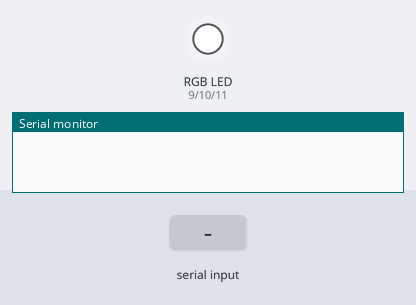
This sketch was run on a simulated Arduino Uno, built with avr-gcc and run on an emulated ATmega328P. Parts: an RGB LED mixed from three pins (HIGH = lit), the last lines printed to the serial monitor. Inputs (shaded band) come from the test bench. Dim RGB values are drawn brighter than linear.

Above: at 1.2 s.
1.3 s: "90,45,200\n" received over Serial
At 1.6 s:
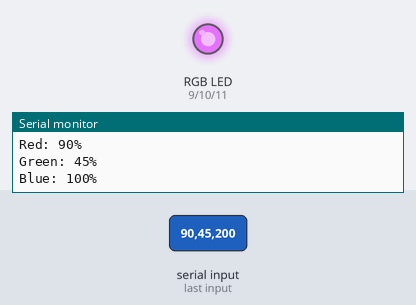
2.8 s: "30,150,10\n" received over Serial
At 3.9 s:
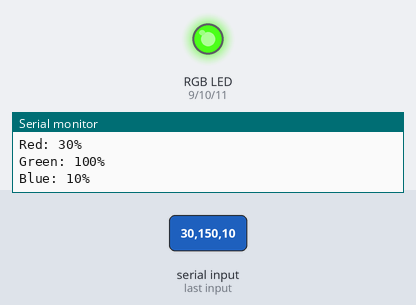
4.3 s: "90,45\n" received over Serial
At 5.2 s:
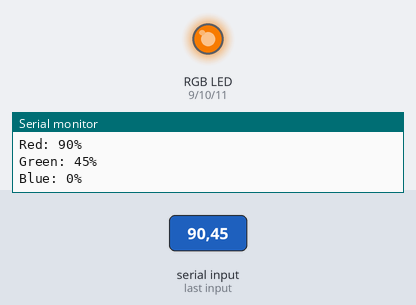
5.8 s: "5\n" received over Serial
At 6.6 s:
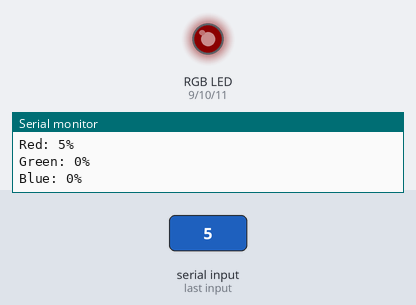
7.3 s: "200\n" received over Serial
At 7.8 s:
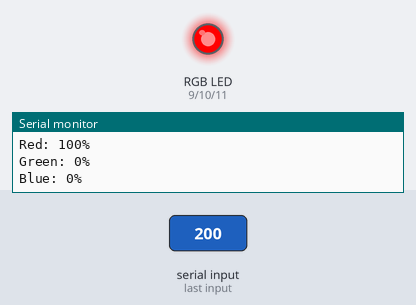
8.8 s: "1,90\n" received over Serial
At 9.8 s:
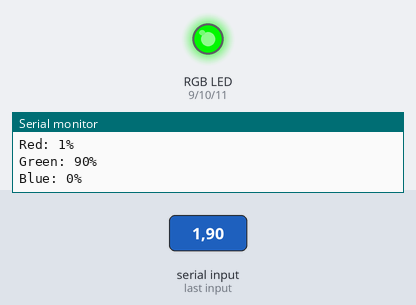
Timing chart, 0 to 11.3 s (numbered marks = the images above; inputs shaded):
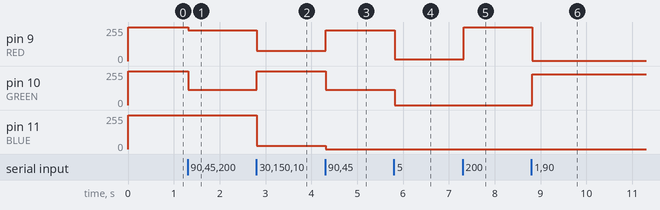

The sketch:

book_example__3_led_flashing.ino
```cpp
// David Garrett
// 10-27-21
// CH7 Lab Controlling LEDs using serial input Part 2

#define ArrayLength(x) (sizeof(x) / sizeof(x[0]))

//Sending Multiple Variables at Once
//Send Data in this format: <0-100>,<0-100>,<0,100)>\n
//Where the three numbers represent percentage brightness of R, G, B.
//Define LED Pins
const int RED = 9;
const int GREEN = 10;
const int BLUE = 11;

int ledPins[] = {RED, GREEN, BLUE};

void setup() {
  Serial.begin(9600); //Serial Port at 9600 baud
  Serial.setTimeout(10); //Serial timeout to wait for for int
  //Set pins as outputs
  pinMode(RED, OUTPUT);
  pinMode(GREEN, OUTPUT);
  pinMode(BLUE, OUTPUT);
  //Turn off the LED
  //It is common-anode, so setting the cathode pins to HIGH turns the LED off
  digitalWrite(RED, HIGH);
  digitalWrite(GREEN, HIGH);
  digitalWrite(BLUE, HIGH);
}
void loop() {
  //Read data when it's available in the buffer
  if (Serial.available() > 0) {

    //Expect to receive 3 integers over serial
    //parseInt will "block" until a valid integer is received
    //parseInt knows full integer was received once a comma or newline is seen
    //parseInt only removes invalid characters before the found int, not after

    int val1 = Serial.parseInt();
    int val2 = Serial.parseInt();
    int val3 = Serial.parseInt();

    //Throw out anything that remains in the buffer after integers are read
    while (Serial.available()) {
      Serial.read();
  }

  //Constrain the received values to be only from 0 to 100%
  int val1c = constrain(val1,-1,100);
  int val2c = constrain(val2,-1,100);
  int val3c = constrain(val3,-1,100);

  if (val1c > -1) {
    int rval = map(val1c,0,100,0,255); //first valid integer
    analogWrite(RED, rval);
    Serial.println("Red: " + String(val1c) + "%");
  }


  if (val2c > -1) {
    int gval = map(val2c,0,100,0,255); //second valid integer
    analogWrite(GREEN, gval);
    Serial.println("Green: " + String(val2c) + "%");
  }


  if (val3c > -1) {
    int bval = map(val3c,0,100,0,255); //third valid integer
    analogWrite(BLUE, bval);
    Serial.println("Blue: " + String(val3c) + "%\n");
  }

  int valc[] = {val1c, val2c, val3c};

  if (val1c == -1) {
    digitalWrite(RED, !digitalRead(RED));
  }

  for (int i=0; i < ArrayLength(ledPins); i++) {
    if (valc[i] == -1) {
      digitalWrite(ledPins[i], !digitalRead(ledPins[i]));
    }
  }

  delay(1000);

  for (int i=0; i < ArrayLength(ledPins); i++) {
    if (valc[i] == -1) {
      digitalWrite(ledPins[i], !digitalRead(ledPins[i]));
    }
  }
  }
}
```

Measured:
- after the input at 1.3 s, pin 9 (RED): 255/255 → 229/255 at once; pin 10 (GREEN): 255/255 → 114/255 at once
- after the input at 2.8 s, pin 9 (RED): 229/255 → 76/255 at once; pin 10 (GREEN): 114/255 → 255/255 at once; pin 11 (BLUE): 255/255 → 25/255 at once
- after the input at 4.3 s, pin 9 (RED): 76/255 → 229/255 at once; pin 10 (GREEN): 255/255 → 114/255 at once; pin 11 (BLUE): 25/255 → 0/255 at once
- after the input at 5.8 s, pin 9 (RED): 229/255 → 12/255 at once; pin 10 (GREEN): 114/255 → 0/255 at once
- after the input at 7.3 s, pin 9 (RED): 12/255 → 255/255 at once
- after the input at 8.8 s, pin 9 (RED): 255/255 → 2/255 at once; pin 10 (GREEN): 0/255 → 229/255 at once
